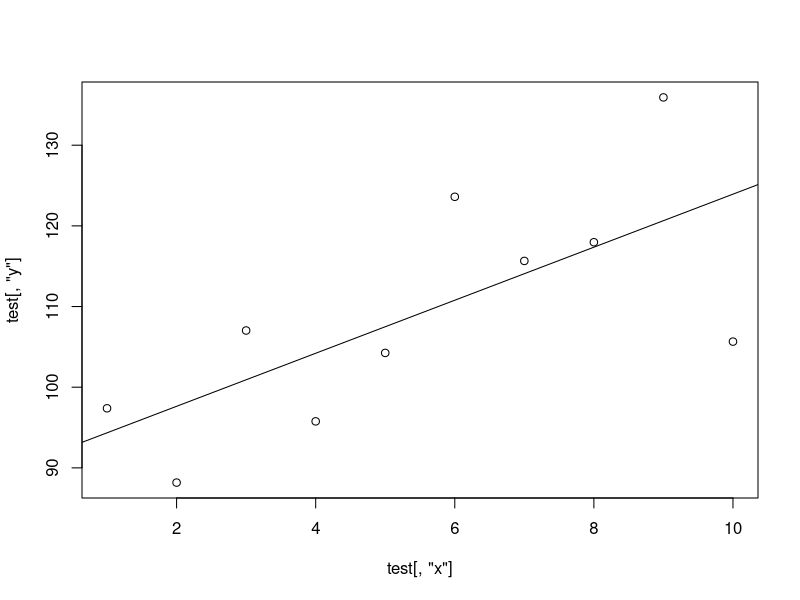
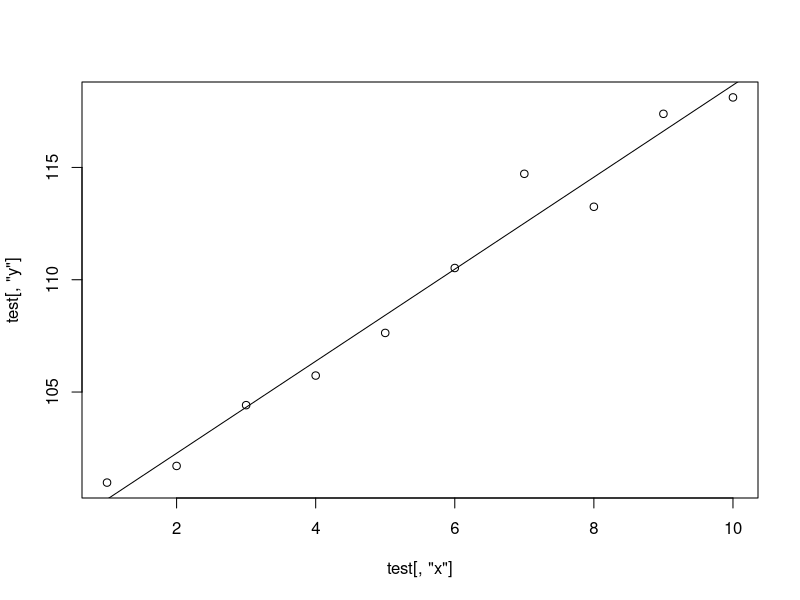

R code for these plots, in order: (Note: this script raises an error after producing the figures.)








#----------------------------------------------------------
# Simulation Study of a regression model with NO process error
# Process error often exists in regression situations and so this
# power function should be used cautiously. Contact cschwarz@stat.sfu.ca for details.
#
GenData <- function(Ivalue, Trend, SampTimes, SampStdDev){
# Generate data for a power analysis of a trend
# Ivalue - initial value of trend (in year 1)
# Trend  - size of trend  (fractional change/year)
# SamplTimes - vector of when samples take place
# SampStdDev - Sampling standard deviation (fraction of mean)
  
# Generate mean response
   mu <- Ivalue * (1+Trend)**(SampTimes-1)
   Serror <- rnorm(length(mu), mean=0, sd=SampStdDev*mu)
   basey <- mu + Serror
   return(cbind(x=SampTimes, y=basey))
}
      
set.seed(234234) 
test <- GenData(Ivalue=100, 
                Trend=.02, 
                SampTimes=1:10, 
                SampStdDev=.20)
plot(test[,"x"], test[,"y"]) 
abline(coef(lm(y ~ x, data=as.data.frame(test))))
dev.copy(png, file="Images/gendata-test-001.png"); dev.off()


test <- GenData(Ivalue=100, 
                Trend=.02, 
                SampTimes=1:10, 
                SampStdDev=.01)
plot(test[,"x"], test[,"y"]) 
abline(coef(lm(y ~ x, data=as.data.frame(test))))


# Making the wrapper for GenData
do.one.sim <- function(Ivalue, Trend, 
            SampTimes,
            SampStdDev,
            alpha=0.05) # default value
{
# generate the test data, average over pseudo-replicates,
# fit the line, extract
# the slope, se, and p-value
# and see if we detected anything?
  mydata <- GenData(Ivalue=Ivalue, 
                Trend=Trend, 
                SampTimes=SampTimes, 
                SampStdDev=SampStdDev)
  myfit <- lm(y ~ x, data=as.data.frame(mydata))
  mycoef <- coef(myfit)
  my.fit.summary <- summary(myfit)
  myslope.se <- my.fit.summary$coefficients[2,2]
  myslope.pvalue <- my.fit.summary$coefficients[2,4]
  detect <- myslope.pvalue < alpha
  myres <- c(mycoef, myslope.se,
         myslope.pvalue,
         detect)
  names(myres)<- c("intercept","slope","se","pvalue","detect")
#  browser()
  return(myres)
}


test <- do.one.sim(Ivalue=100, 
                Trend=.02, 
                SampTimes=1:10, 
                SampStdDev=.20)
test


# Finally do the simlation 1000 times
myres <- rdply(1000, do.one.sim(Ivalue=100, 
                Trend=.02, 
                SampTimes=1:10, 
                SampStdDev=.20))
myres[1:5,]
cat("the power is ", mean(myres$detect),"\n")

plot(NULL, NULL, type="n", 
     xlim=c(1,10), ylim=c(80,140),
     main='Estimated lines',
     xlab="Time", ylab="Y")
a_ply(myres, 1, function(x){abline(a=x$intercept, b=x$slope)} )
dev.copy(png, file="Images/gendata-lines-001.png"); dev.off()

#  Put the power funtion in a separate wrapper
mypower <- function(Ivalue, Trend, 
            SampTimes, 
            SampStdDev,
            alpha=0.05,
            nsims=1000) # default value
{  #browser()
   myres <- rdply(nsims, do.one.sim(Ivalue=Ivalue, 
                Trend=Trend, 
                SampTimes=SampTimes, 
                SampStdDev=SampStdDev))
   power <- mean(myres$detect)
   names(power)<- "power"
   return(power)
}

mypower(Ivalue=100, 
       Trend=.02, 
       SampTimes=1:10,  
       SampStdDev=.20)

# Finally, try different levels of trend
# This makes use of the ... arguments in functions - give me a call.
powerres <- ddply(data.frame(Trend=seq(0,.20,.02)), "Trend", 
   function(df, Ivalue, SampTimes, SampStdDev){
   mypower(Ivalue=Ivalue, 
       Trend=df$Trend, 
       SampTimes=SampTimes,  
       SampStdDev=SampStdDev)   
}, Ivalue=100, SampTimes=1:10, SampStdDev=.20)

with(powerres, plot(Trend, power, type="b",
      main="Estimated power curve"))
abline(a=.90, b=0)
dev.copy(png, file="Images/gendata-power.png"); dev.off()



